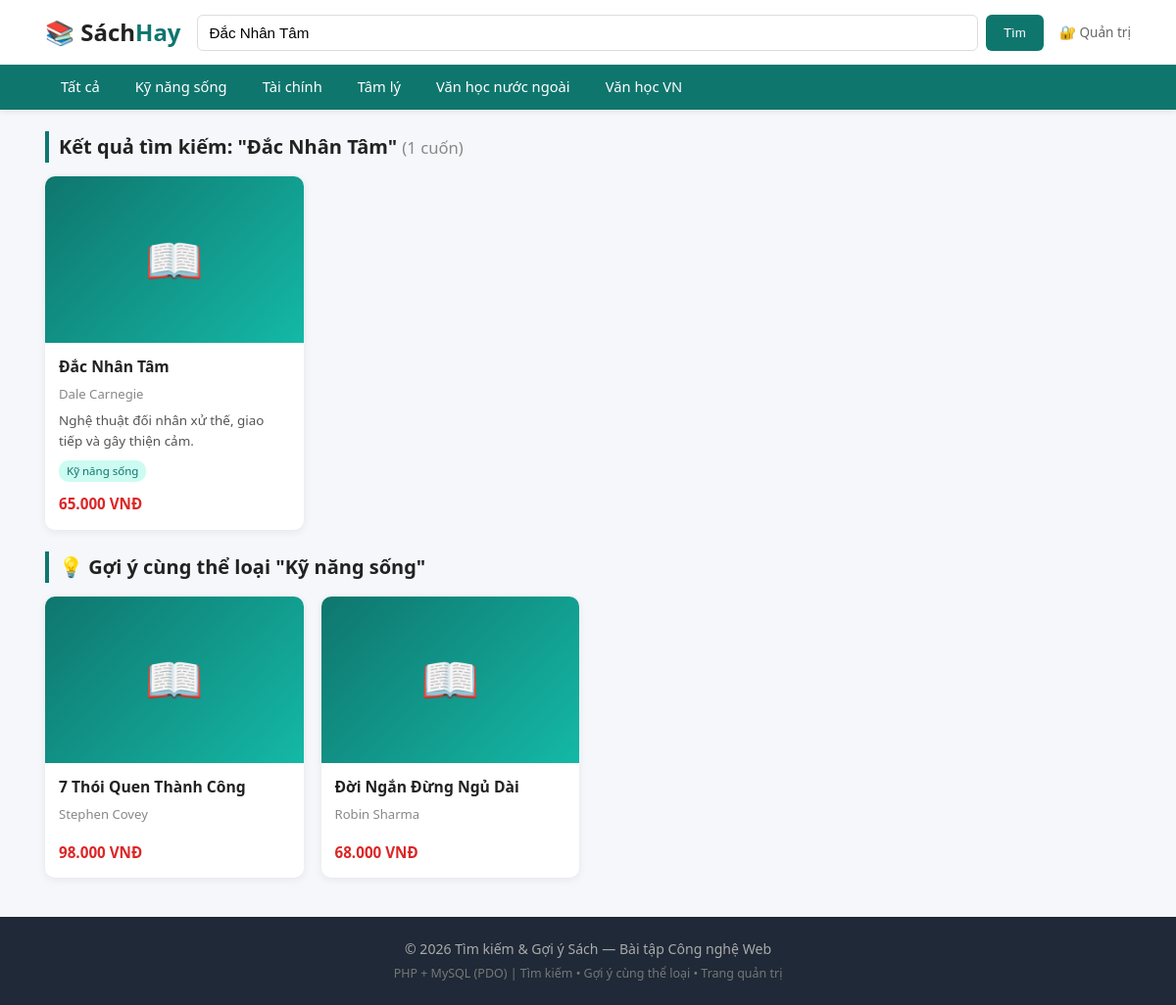
Screenshot of /search.php?tukhoa=Đắc Nhân Tâm with the database file from the repository.
### tables this page shows
CREATE TABLE sach (
    id       INT PRIMARY KEY AUTO_INCREMENT,
    tensach  VARCHAR(255) NOT NULL,
    tacgia   VARCHAR(255) NOT NULL,
    theloai  VARCHAR(100) NOT NULL,
    mota     TEXT,
    gia      DECIMAL(10,2) NOT NULL,
    luotxem  INT DEFAULT 0,
    anhbia   VARCHAR(255) DEFAULT NULL,
    ngaynhap DATETIME DEFAULT CURRENT_TIMESTAMP
);

### includes/functions.php (called while the page is built, shortened)
<?php
function e($s) { return htmlspecialchars($s ?? '', ENT_QUOTES, 'UTF-8'); }
function fmt_gia($g) { return number_format((float)$g, 0, ',', '.') . ' VNĐ'; }
function excerpt($s, $len = 100) {
    $s = strip_tags($s ?? '');
    if (mb_strlen($s, 'UTF-8') <= $len) return $s;
    return mb_substr($s, 0, $len, 'UTF-8') . '…';
}

### search.php (the view, shortened to what this page needs)
<?php
require_once __DIR__ . '/includes/header.php';
$books = [];
$suggestions = [];
if ($tukhoa !== '') {
    $like = "%$tukhoa%";
    $stmt = $conn->prepare("SELECT * FROM sach
        WHERE tensach LIKE ? OR tacgia LIKE ? OR theloai LIKE ?
        ORDER BY luotxem DESC");
    $stmt->execute([$like, $like, $like]);
    $books = $stmt->fetchAll(PDO::FETCH_ASSOC);
    if ($books) {
        $stmt2 = $conn->prepare("SELECT * FROM sach WHERE theloai = ? AND id != ? ORDER BY luotxem DESC LIMIT 4");
        $stmt2->execute([$books[0]['theloai'], $books[0]['id']]);
        $suggestions = $stmt2->fetchAll(PDO::FETCH_ASSOC);
    }
}
?>
<h2 class="section-title">Kết quả tìm kiếm: "<?= e($tukhoa) ?>" <small style="color:#888;font-weight:normal">(<?= count($books) ?> cuốn)</small></h2>
<?php if ($tukhoa === ''): ?>
<div class="empty">Nhập từ khóa vào ô tìm kiếm ở trên (tên sách, tác giả hoặc thể loại).</div>
<?php elseif (!$books): ?>
<div class="empty">❌ Không tìm thấy sách phù hợp với "<?= e($tukhoa) ?>". Thử từ khóa khác nhé!</div>
<?php else: ?>
<div class="grid">
  <?php foreach ($books as $b): ?>
  <article class="card">
    <div class="cover">📖</div>
    <div class="body">
      <h3><a href="detail.php?id=<?= $b['id'] ?>"><?= e($b['tensach']) ?></a></h3>
      <p class="author"><?= e($b['tacgia']) ?></p>
      <p class="desc"><?= e(excerpt($b['mota'], 80)) ?></p>
      <span class="tag"><?= e($b['theloai']) ?></span>
      <p class="price"><?= fmt_gia($b['gia']) ?></p>
    </div>
  </article>
  <?php endforeach; ?>
</div>
<?php if ($suggestions): ?>
<h2 class="section-title">💡 Gợi ý cùng thể loại "<?= e($books[0]['theloai']) ?>"</h2>
<div class="grid">
  <?php foreach ($suggestions as $s): ?>
  <article class="card">
    <div class="cover">📖</div>
    <div class="body">
      <h3><a href="detail.php?id=<?= $s['id'] ?>"><?= e($s['tensach']) ?></a></h3>
      <p class="author"><?= e($s['tacgia']) ?></p>
      <p class="price"><?= fmt_gia($s['gia']) ?></p>
    </div>
  </article>
  <?php endforeach; ?>
</div>
<?php endif; ?>
<?php endif; ?>
<?php require_once __DIR__ . '/includes/footer.php'; ?>

### assets/style.css (style rules this page uses)
* { margin:0; padding:0; box-sizing:border-box; }
body { font-family:'Segoe UI',Arial,sans-serif; background:#f5f7fa; color:#222; line-height:1.6; }
a { color:#0f766e; text-decoration:none; }
.section-title { font-size:1.25rem; margin:22px 0 14px; padding-left:10px; border-left:4px solid #0f766e; }
.grid { display:grid; grid-template-columns:repeat(auto-fill,minmax(220px,1fr)); gap:18px; }
.card { background:#fff; border-radius:10px; overflow:hidden; box-shadow:0 2px 8px rgba(0,0,0,.07); transition:.2s; display:flex; flex-direction:column; }
.card .cover { height:170px; background:linear-gradient(135deg,#0f766e,#14b8a6); display:flex; align-items:center; justify-content:center; color:#fff; font-size:3rem; }
.card .body { padding:14px; flex:1; display:flex; flex-direction:column; }
.card h3 { font-size:.98rem; margin-bottom:6px; line-height:1.4; }
.card h3 a { color:#222; }
.card .author { font-size:.82rem; color:#888; margin-bottom:6px; }
.card .desc { font-size:.84rem; color:#555; flex:1; }
.card .price { color:#dc2626; font-weight:700; margin-top:10px; font-size:.95rem; }
.card .tag { display:inline-block; background:#ccfbf1; color:#0f766e; font-size:.72rem; padding:2px 8px; border-radius:10px; margin-top:8px; align-self:flex-start; }

### rows the page displays
sach: tensach "Đắc Nhân Tâm", tacgia "Dale Carnegie", mota "Nghệ thuật đối nhân xử thế, giao tiếp và gây thiện cảm.", theloai "Kỹ năng sống", gia "65.000 VNĐ"
sach: tensach "7 Thói Quen Thành Công", tacgia "Stephen Covey", gia "98.000 VNĐ"
sach: tensach "Đời Ngắn Đừng Ngủ Dài", tacgia "Robin Sharma", gia "68.000 VNĐ"

### other values shown
$g "Kỹ năng sống"
$g "Tài chính"
$g "Tâm lý"
$g "Văn học nước ngoài"
$g "Văn học VN"
$tukhoa "Đắc Nhân Tâm"
count($books) "1"
